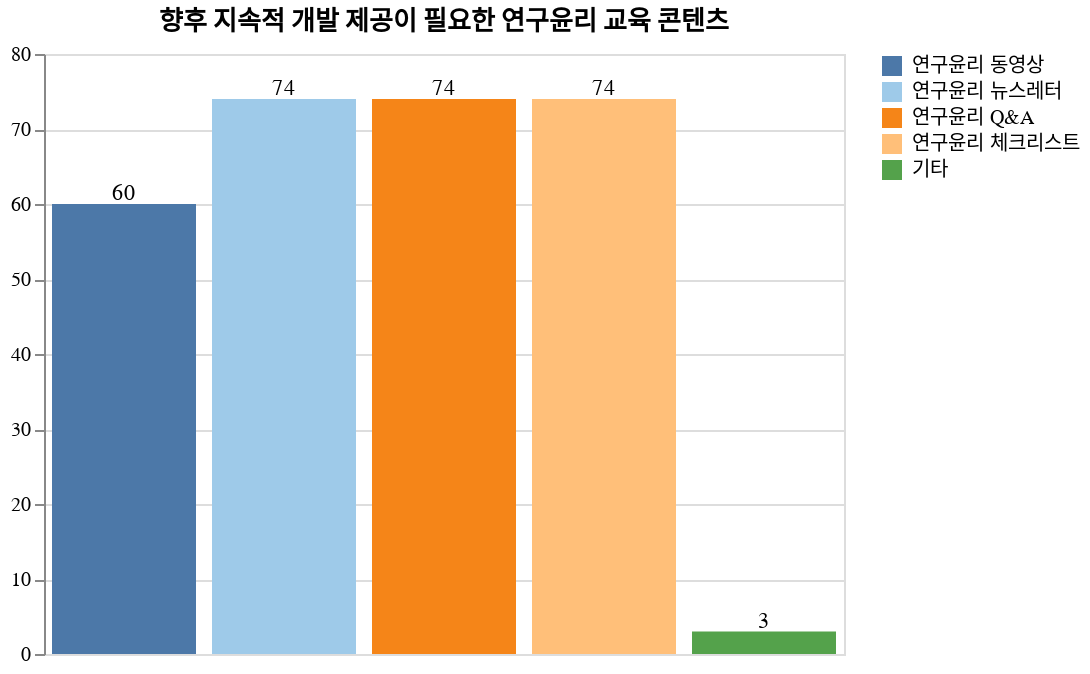

Notebook cell for this chart:
### Code cell
# 
# 4) 향후 지속적 개발 제공이 필요한 연구윤리 교육 콘텐츠
# 

KIOST_contents_to_improve = df.select([
    pl.col("Q17_1").value_counts().sort().struct[1].alias("연구윤리 동영상"),
    pl.col("Q17_2").value_counts().sort().struct[1].alias("연구윤리 뉴스레터"),
    pl.col("Q17_3").value_counts().sort().struct[1].alias("연구윤리 Q&A"),
    pl.col("Q17_4").value_counts().sort().struct[1].alias("연구윤리 체크리스트"),
    pl.col("Q17_5").value_counts().sort().struct[1].alias("기타"),
])[1]

KIOST_contents_to_improve.write_csv("figure/3/사_4_향후_지속적_개발_제공이_필요한_연구윤리_교육_콘텐츠.csv")
print(KIOST_contents_to_improve)

bar = draw_bar_plot(KIOST_contents_to_improve.transpose(include_header=True), "column", "column_0", "향후 지속적 개발 제공이 필요한 연구윤리 교육 콘텐츠", ["연구윤리 동영상", "연구윤리 뉴스레터", "연구윤리 Q&A", "연구윤리 체크리스트", "기타"])
bar.save("figure/3/사_4_향후_지속적_개발_제공이_필요한_연구윤리_교육_콘텐츠.png")
bar.show()

### Figure 1 — Vega-Lite specification as saved in the notebook (floating-point values rounded to 4 significant figures)
{"config": {"view": {"continuousWidth": 300, "continuousHeight": 300}}, "layer": [{"mark": {"type": "bar"}, "encoding": {"color": {"field": "column", "scale": {"scheme": "tableau20"}, "sort": ["연구윤리 동영상", "연구윤리 뉴스레터", "연구윤리 Q&A", "연구윤리 체크리스트", "기타"], "title": null, "type": "nominal"}, "tooltip": [], "x": {"axis": null, "field": "column", "sort": ["연구윤리 동영상", "연구윤리 뉴스레터", "연구윤리 Q&A", "연구윤리 체크리스트", "기타"], "title": null, "type": "nominal"}, "y": {"field": "column_0", "title": null, "type": "quantitative"}}, "name": "view_129", "title": "향후 지속적 개발 제공이 필요한 연구윤리 교육 콘텐츠"}, {"mark": {"type": "text", "align": "center", "baseline": "bottom"}, "encoding": {"color": {"value": "black"}, "text": {"field": "column_0", "type": "quantitative"}, "tooltip": [], "x": {"field": "column", "sort": ["연구윤리 동영상", "연구윤리 뉴스레터", "연구윤리 Q&A", "연구윤리 체크리스트", "기타"], "type": "nominal"}, "y": {"field": "column_0", "type": "quantitative"}}, "title": "향후 지속적 개발 제공이 필요한 연구윤리 교육 콘텐츠"}], "data": {"name": "data-11d24e637967dd7de3f3b6e68118a00d"}, "params": [{"name": "param_129", "select": {"type": "interval", "encodings": ["x", "y"]}, "bind": "scales", "views": ["view_129"]}], "width": 400, "$schema": "https://vega.github.io/schema/vega-lite/v5.20.1.json", "datasets": {"data-11d24e637967dd7de3f3b6e68118a00d": [{"column": "연구윤리 동영상", "column_0": 60}, {"column": "연구윤리 뉴스레터", "column_0": 74}, {"column": "연구윤리 Q&A", "column_0": 74}, {"column": "연구윤리 체크리스트", "column_0": 74}, {"column": "기타", "column_0": 3}]}}
